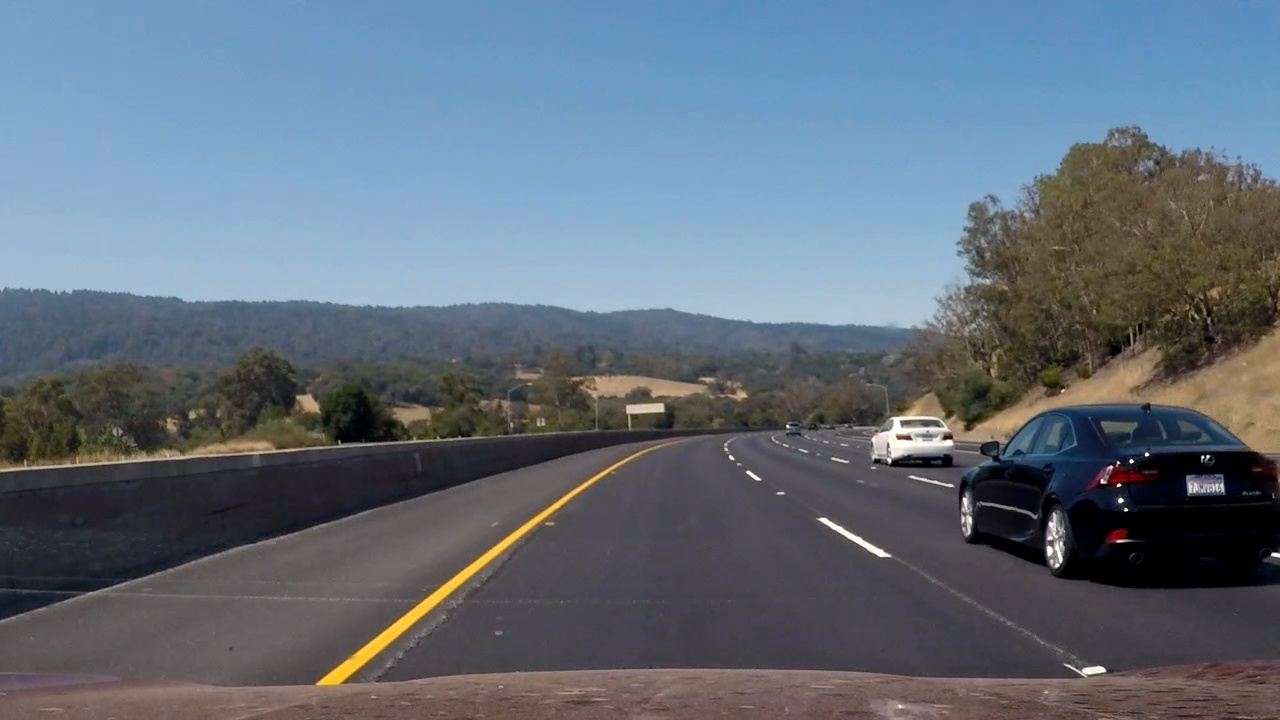
#> input picture test_images/test5.jpg, 1280 x 720 px
$ python -i img_filter.py   (imports and definitions only)   (older library calls are emulated)
#> lines starting #> are read from the running program, lines starting #| are printed output that depends on the picture; after the words box and inside, x2 and y2 are one past the last pixel; in counts of white or black regions, pixels touching at a corner belong together
import numpy as np
import cv2

#=====================================
# Lane finding related
#=====================================

# [65 lines left out: functions undistort, conv_hls_halfmask, filter_luma, filter_sat, filter_gradient_threshold, not called in this run]

def filter_mentor_advise(image):
    """
    Implement what Udacity mentor feedback.
    """
    HSV = cv2.cvtColor(image, cv2.COLOR_RGB2HSV)
#> HSV: shape (720, 1280, 3); mean H, S, V 89.4, 73.1, 130.2

    # For yellow
    yellow = cv2.inRange(HSV, (20, 100, 100), (50, 255, 255))
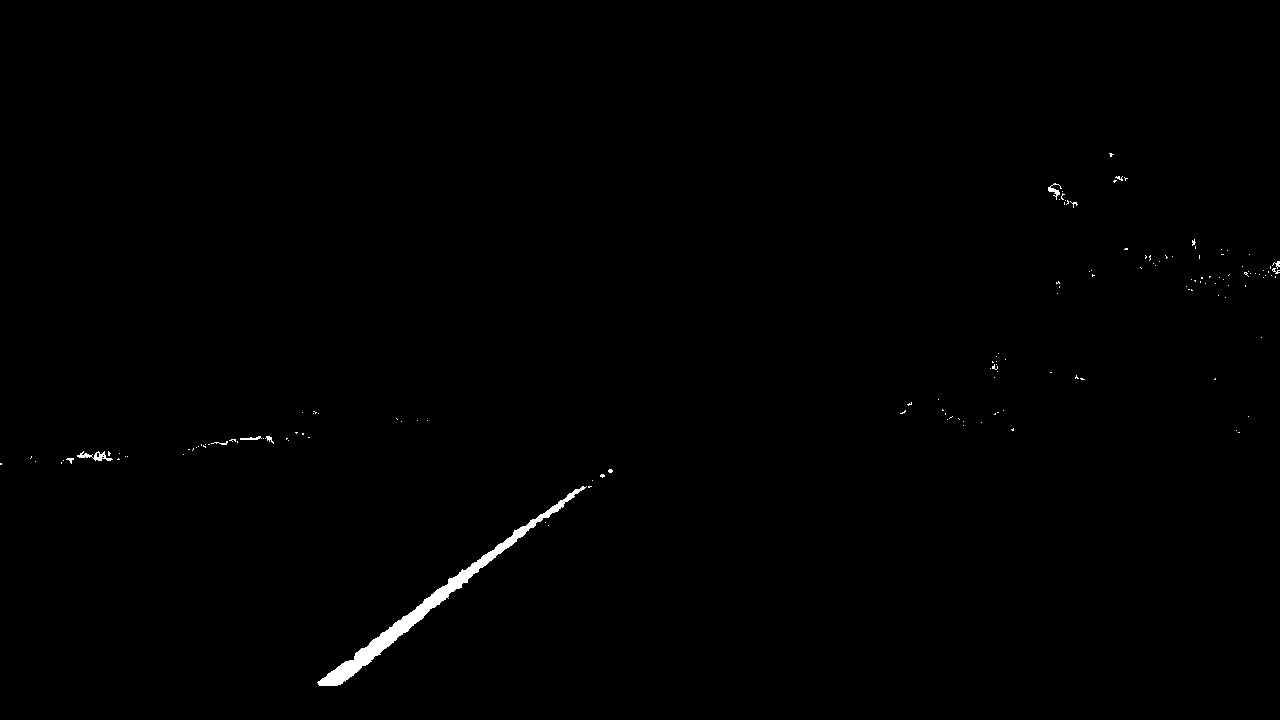
#> yellow: shape (720, 1280); 0.46% white; 146 white regions (136 under 20 px), largest, box (x1, y1, x2, y2) and area: (317, 486, 587, 686) 3436, (77, 451, 113, 461) 150, (1048, 183, 1062, 200) 78

    # For white
    sensitivity_1 = 68
    white = cv2.inRange(HSV, (0,0,255-sensitivity_1), (255,20,255))
#> white: shape (720, 1280); 0.3% white; 62 white regions (47 under 20 px), largest, box (x1, y1, x2, y2) and area: (872, 418, 953, 458) 1381, (818, 518, 891, 557) 424, (1066, 665, 1106, 676) 167

    sensitivity_2 = 60
    HSL = cv2.cvtColor(image, cv2.COLOR_RGB2HLS)
#> HSL: shape (720, 1280, 3); mean of channels 0, 1, 2 89.4, 110.1, 64.1
    white_2 = cv2.inRange(HSL, (0,255-sensitivity_2,0), (255,255,sensitivity_2))
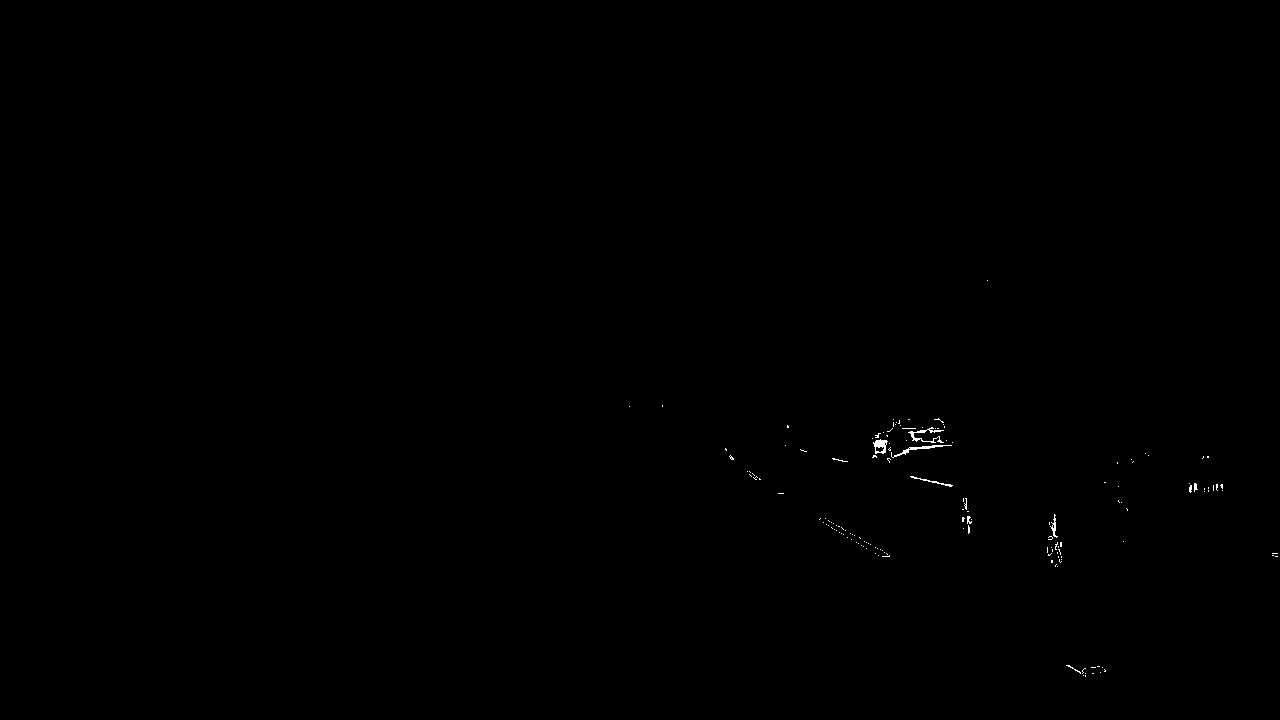
#> white_2: shape (720, 1280); 0.12% white in thin lines or dots, all inside (x1, y1, x2, y2) = (629, 280, 1278, 677)
    white_3 = cv2.inRange(image, (200,200,200), (255,255,255))
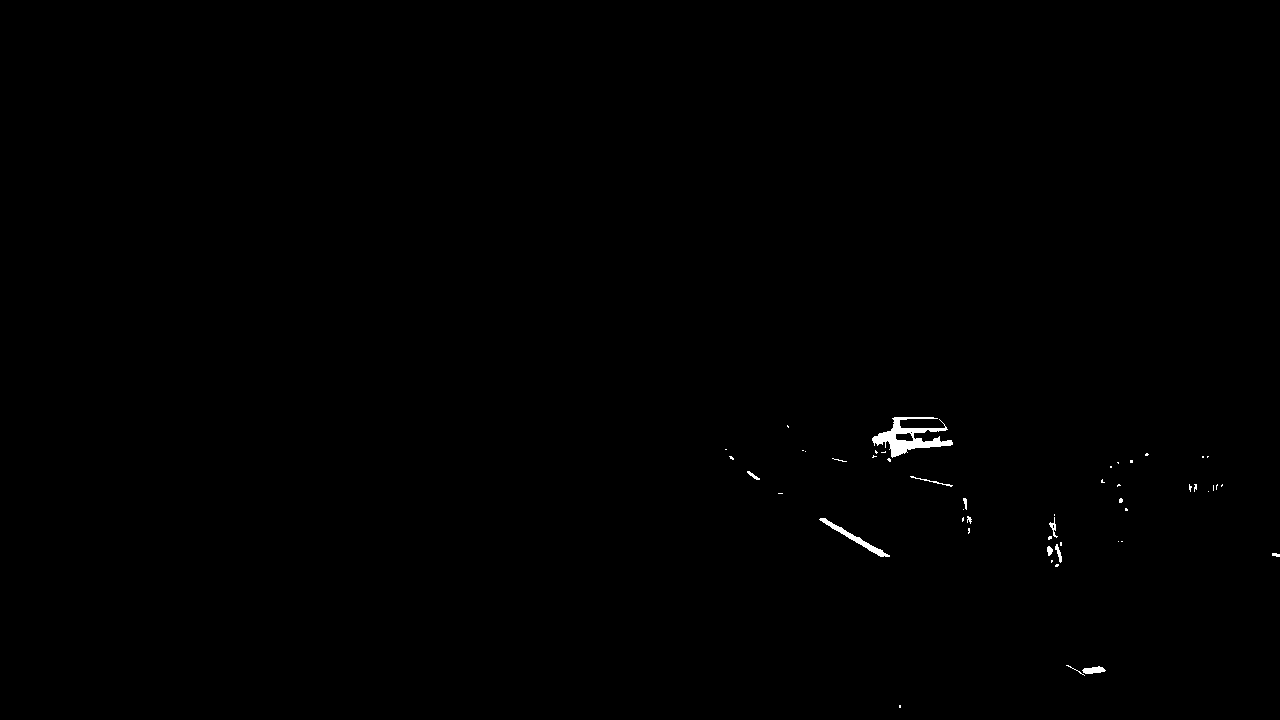
#> white_3: shape (720, 1280); 0.26% white; 50 white regions (38 under 20 px), largest, box (x1, y1, x2, y2) and area: (872, 417, 953, 458) 1256, (819, 518, 890, 557) 396, (1082, 666, 1106, 674) 127

    bit_layer = yellow | white | white_2 | white_3
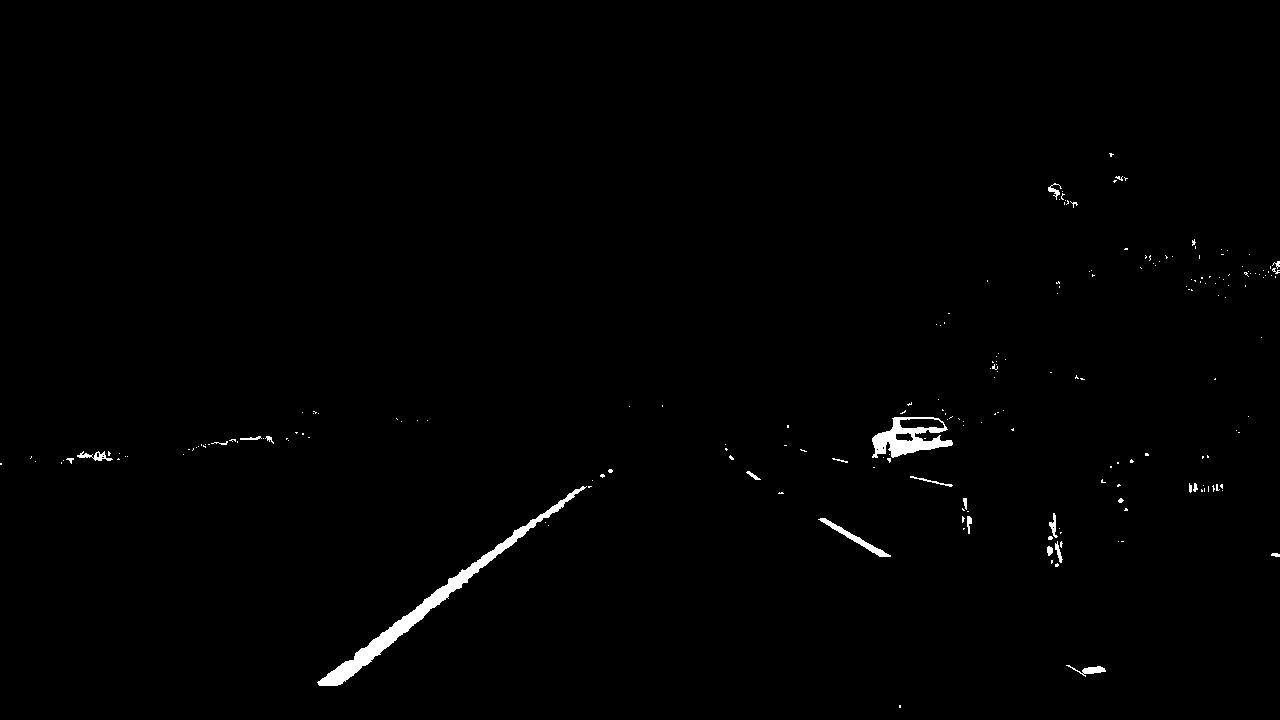
#> bit_layer: shape (720, 1280); 0.79% white; 210 white regions (185 under 20 px), largest, box (x1, y1, x2, y2) and area: (317, 486, 587, 686) 3436, (872, 417, 953, 458) 1584, (818, 518, 891, 557) 425

    return bit_layer

# [36 lines left out: functions filter_fusion, convert_color, not called in this run]


>>> import cv2
>>> picture = cv2.cvtColor(cv2.imread('test_images/test5.jpg'), cv2.COLOR_BGR2RGB)
>>> result = filter_mentor_advise(picture)
